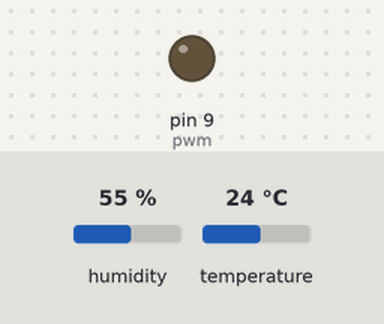
The sketch below on a simulated Arduino Uno, built with avr-gcc and run on an emulated ATmega328P. Shown: output pins drawn as LEDs (lit = HIGH). The test bench sets the inputs (shaded band); at power-on: temperature 24 °C, humidity 55 %. What the sketch prints to the serial monitor is not drawn.

Above: at 7.9 s.
8.0 s: temperature set to 31.9 °C
18.7 s: temperature set to 33 °C
At 23.1 s:
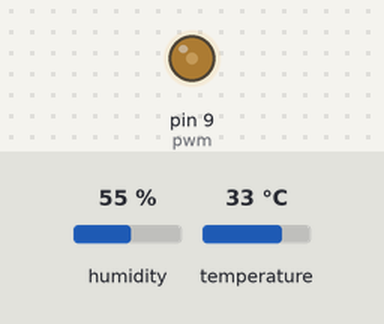
25.2 s: temperature set to 35.7 °C
At 27.9 s:
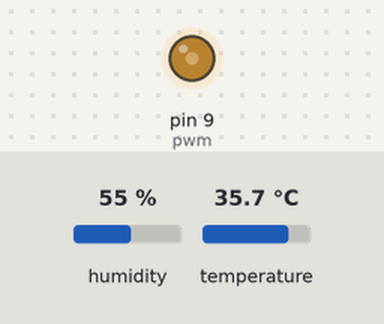
31.7 s: temperature set to 36.8 °C
At 33.9 s:
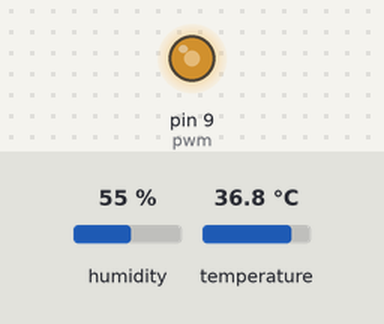
38.2 s: temperature set to 38.1 °C
44.7 s: temperature set to 39 °C
At 48.2 s:
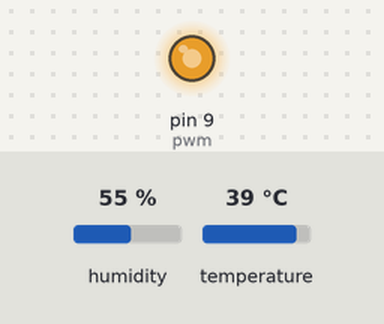
Timing chart, 0 to 49.7 s (numbered marks = the images above; inputs shaded):
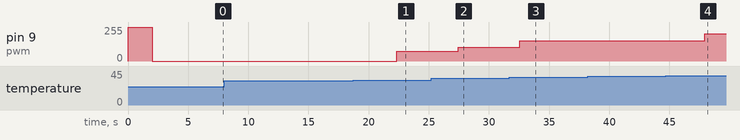

Measured:
- the behaviour switches between 32.4 and 32.5 °C on temperature (found by bisection; images 0 and 1)
- the behaviour switches between 36.4 and 36.5 °C on temperature (found by bisection; images 2 and 3)
- the behaviour switches between 38.4 and 38.5 °C on temperature (found by bisection; images 3 and 4)
- after the input at 8.0 s, every drawn part: stays the same
- after the input at 18.7 s, pin 9 (pwm): 0/255 → 75/255 after 3.6 s
- after the input at 25.2 s, pin 9 (pwm): 75/255 → 102/255 after 2.2 s
- after the input at 31.7 s, pin 9 (pwm): 102/255 → 153/255 after 0.87 s
- after the input at 38.2 s, every drawn part: stays the same
- after the input at 44.7 s, pin 9 (pwm): 153/255 → 204/255 after 3.2 s

The sketch:

DC_Fan_Speed_Control_using_Temperature.ino
```cpp
#include "DHT.h"
#define DHTPIN 12     // what pin we're connected to


#define DHTTYPE DHT11

#define pwm 9

// Initialize DHT sensor for normal 16mhz Arduino
DHT dht(DHTPIN, DHTTYPE);

void setup()
{
  Serial.begin(9600);
  Serial.println(F("DHT22 test!"));

  dht.begin();
  analogWrite(pwm, 255);
}
void loop()
{
  // Wait a few seconds between measurements.
  delay(2000);

  // Reading temperature or humidity takes about 250 milliseconds!
  // Sensor readings may also be up to 2 seconds 'old' (its a very slow sensor)
  float h = dht.readHumidity();
  // Read temperature as Celsius (the default)
  float t = dht.readTemperature();
  // Read temperature as Fahrenheit (isFahrenheit = true)
  float f = dht.readTemperature(true);

  // Check if any reads failed and exit early (to try again).
  if (isnan(h) || isnan(t) || isnan(f)) {
    Serial.println(F("Failed to read from DHT sensor!"));
    return;
  }
  Serial.print(F(" Humidity: "));
  Serial.print(h);
  Serial.print(F("%  Temperature: "));
  Serial.print(t);
  Serial.print(F("C "));
   if(t<32)
    {
      analogWrite(pwm,0);
      Serial.println("Fan OFF            ");
      delay(100);
    }

    else if(t>32 && t<=34)
    {
      analogWrite(pwm, 75);
      Serial.println("Fan Speed: 20%   ");
      delay(100);
    }

     else if(t>34 && t<=36)
    {
      analogWrite(pwm, 102);
      Serial.println("Fan Speed: 40%   ");
      delay(100);
    }

     else if(t>36 && t<=38)
    {
      analogWrite(pwm, 153);
      Serial.println("Fan Speed: 60%   ");
      delay(100);
    }

    else if(t>38 && t<=40)
    {
      analogWrite(pwm, 204);

      Serial.println("Fan Speed: 80%    ");
      delay(100);
    }
     else if(t>40)
    {
      analogWrite(pwm, 255);
      Serial.println("Fan Speed: 100%   ");
      delay(100);
    }
  delay(3000);
}
```
